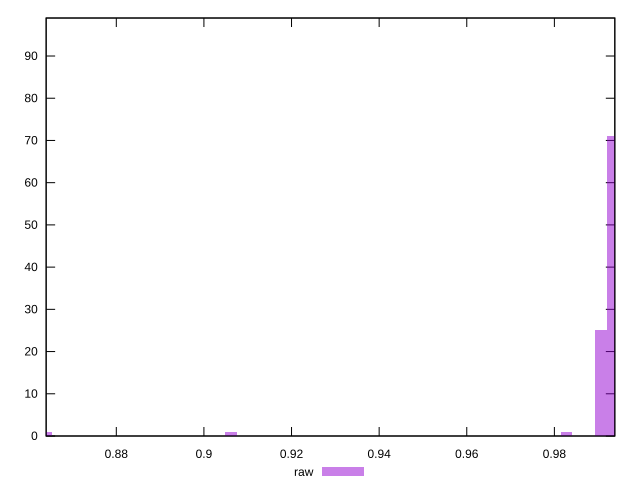

Recreate this plot in gnuplot.
reset

$raw <<EOF
0.993343330377296 71
0.990701459817782 25
0.8638916729611059 1
0.9827758481392398 1
0.9061616019133313 1
EOF

set key outside below
set boxwidth 0.0026418705595140854
set xrange [0.8639854885013647:0.9937960584763349]
set yrange [0:99]
set trange [0:99]
set style fill transparent solid 0.5 noborder
set terminal svg size 640, 490 enhanced background rgb 'white'
set output "reports/report_00030_2021-02-24T20-42-31.540Z/meta/pScore/samples/card/raw/histogram.svg"

plot $raw title "raw" with boxes

reset
